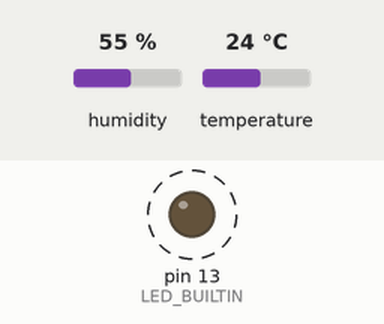
Bench run of a sketch on a simulated Arduino Uno, built with avr-gcc and run on an emulated ATmega328P. On the bench: output pins drawn as LEDs (lit = HIGH). Dashed ring = blinking. Inputs (shaded band) come from the test bench; at power-on: humidity 55 %, temperature 24 °C. Random numbers use the default seed unless the sketch sets one; what the sketch prints to the serial monitor is not drawn.

Above: at 0.5 s.
Timing chart, 0 to 4.6 s (numbered marks = the images above):
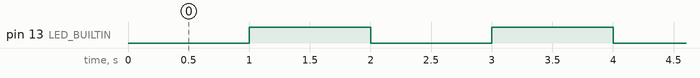

The sketch:

codigo-pico.ino
```cpp
#include "DHT.h"

#include <arduino-timer.h>

//  original = 16  ; PRP2040 Zero = 14
#define DHTPIN 16

#define DHTTYPE DHT11

#define NR_SOIL_HUMIDITY_SENSORS  2
// Sensor ID: 1, Sensor ID: 2

#define NR_ATMOSPHERIC_HUMIDITY_SENSORS 4
 // Sensor ID: 3, Sensor ID: 4, Sensor ID: 5, Sensor 6

#define NR_ATMOSPHERIC_TEMPERATURE_SENSORS 4
  // Sensor ID: 7, Sensor ID: 8, Sensor ID: 9, Sensor ID: 10

#define DATA_LENGTH 100

#define TYPE_NAME_LENGTH 30

#define UNIT_NAME_LENGTH 30

#define TOGGLE_LED_PERIOD 1000
//miliseconds

#define SOIL_HUMIDITY_PERIOD 5000

#define ATMOSPHERIC_HUMIDITY_PERIOD 2000

#define ATMOSPHERIC_TEMPERATURE_PERIOD 2000

char sensor_types[][TYPE_NAME_LENGTH] =
	{
	"soil_humidity",
	"atmospheric_humidity",
	"atmospheric_temperature"
	};

enum sensor_type
	{
	SOIL_HUMIDITY = 0,
	ATMOSPHERIC_HUMIDITY,
	ATMOSPHERIC_TEMPERATURE
	};

char sensor_units[][UNIT_NAME_LENGTH] =
	{
	"percentage",
	"celsius",
	};

enum sensor_unit
	{
	PERCENTAGE = 0,
	CELSIUS,
	};

DHT dht(DHTPIN, DHTTYPE);

auto timer = timer_create_default(); // create a timer with default settings

bool toggle_led(void*)
	{
	digitalWrite(LED_BUILTIN, !digitalRead(LED_BUILTIN));
	 // toggle the LED
	return true; // keep timer active? true
	}

int  get_sensor_id(int min, int max)
	{
	int id = random(min, max); //generate a random value [min, max[
	return id;
	}

void send_data(int id, sensor_type t, float r, sensor_unit u, unsigned long m)
	{
	char buffer[DATA_LENGTH];
	snprintf(buffer, DATA_LENGTH-1,"sensor_id:%d#type:%s#value:%.2f#unit:%s#time:%lu", id,sensor_types[t],r,sensor_units[u], m);
	Serial.println(buffer);
	}

bool read_soil_humidity(void*)
	{
	int min = 1;
	int max = min + NR_SOIL_HUMIDITY_SENSORS;
	int id = get_sensor_id(min, max);
	float r = dht.readHumidity();
	if (!isnan(r)) send_data(id,SOIL_HUMIDITY, r, PERCENTAGE, millis());
	return true;
	}

bool read_atmospheric_humidity(void *)
	{
	int min = NR_SOIL_HUMIDITY_SENSORS +1;
	int max = min + NR_ATMOSPHERIC_HUMIDITY_SENSORS;
	int id =get_sensor_id(min, max);
	float r =dht.readHumidity();
	if (!isnan(r))  send_data(id,ATMOSPHERIC_HUMIDITY, r, PERCENTAGE, millis());
	return true;
	}

bool read_atmospheric_temperature(void*)
	{
	int min = NR_SOIL_HUMIDITY_SENSORS + NR_ATMOSPHERIC_HUMIDITY_SENSORS +1;
	int max = min + NR_ATMOSPHERIC_TEMPERATURE_SENSORS;
	int id = get_sensor_id(min, max);
	float r = dht.readTemperature();
	if (!isnan(r)) send_data(id,ATMOSPHERIC_TEMPERATURE, r, CELSIUS,millis());
	return true;
	}


// the setup function runs once when you press reset or power the board

void setup()
	{
	// initialize digital pin LED_BUILTIN as an output.
	pinMode(LED_BUILTIN, OUTPUT);
	randomSeed(analogRead(0));
	Serial.begin(9600);
	dht.begin();
	timer.every(TOGGLE_LED_PERIOD, toggle_led);
	timer.every(ATMOSPHERIC_TEMPERATURE_PERIOD, read_atmospheric_temperature);
	timer.every(ATMOSPHERIC_HUMIDITY_PERIOD, read_atmospheric_humidity);
	timer.every(SOIL_HUMIDITY_PERIOD, read_soil_humidity);
	}

// the loop function runs over and over again forever

void loop()
	{
	timer.tick();
	 // tick the timer
	}
```

Measured:
- by itself, pin 13 (LED_BUILTIN): alternates HIGH for 1.0 s and LOW for 1.0 s
